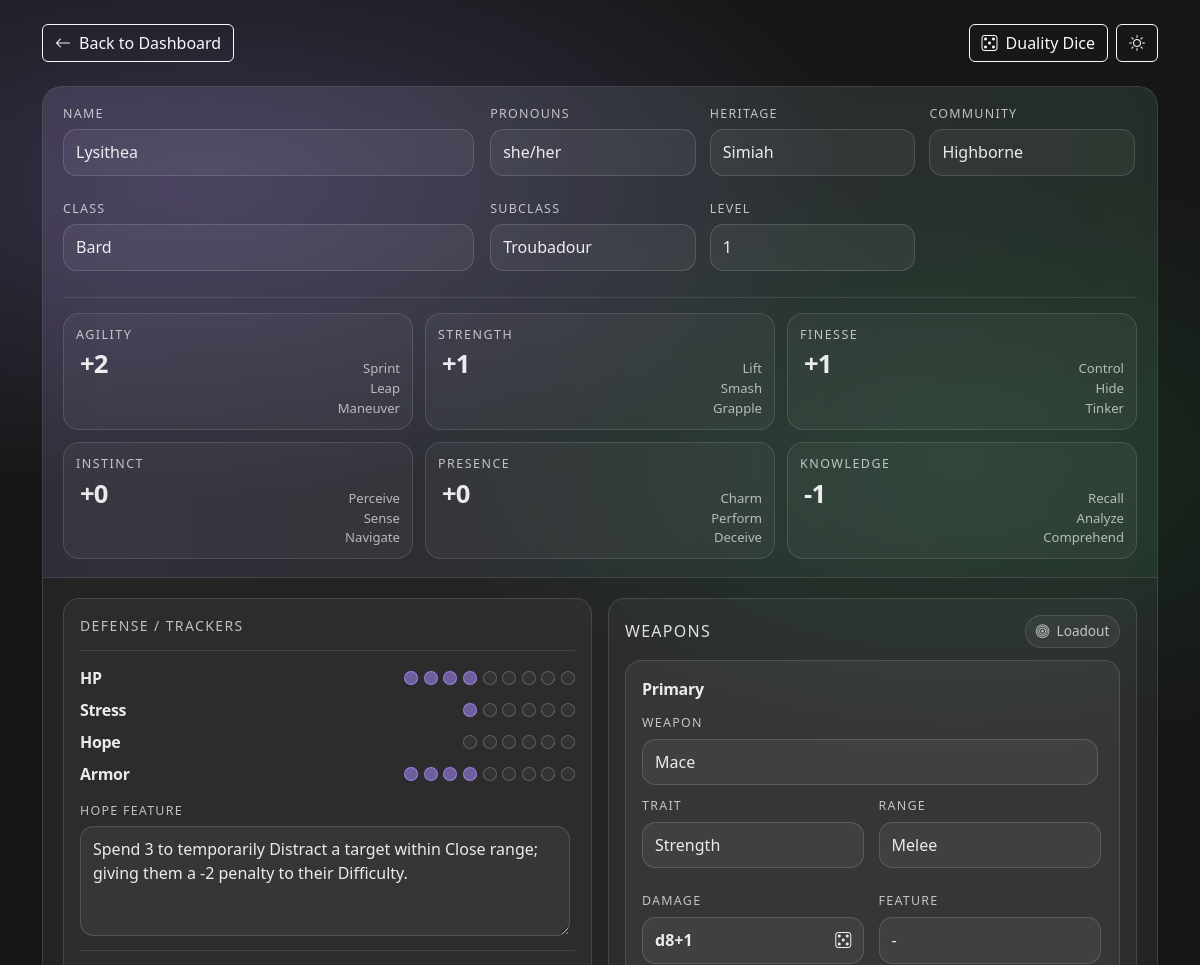
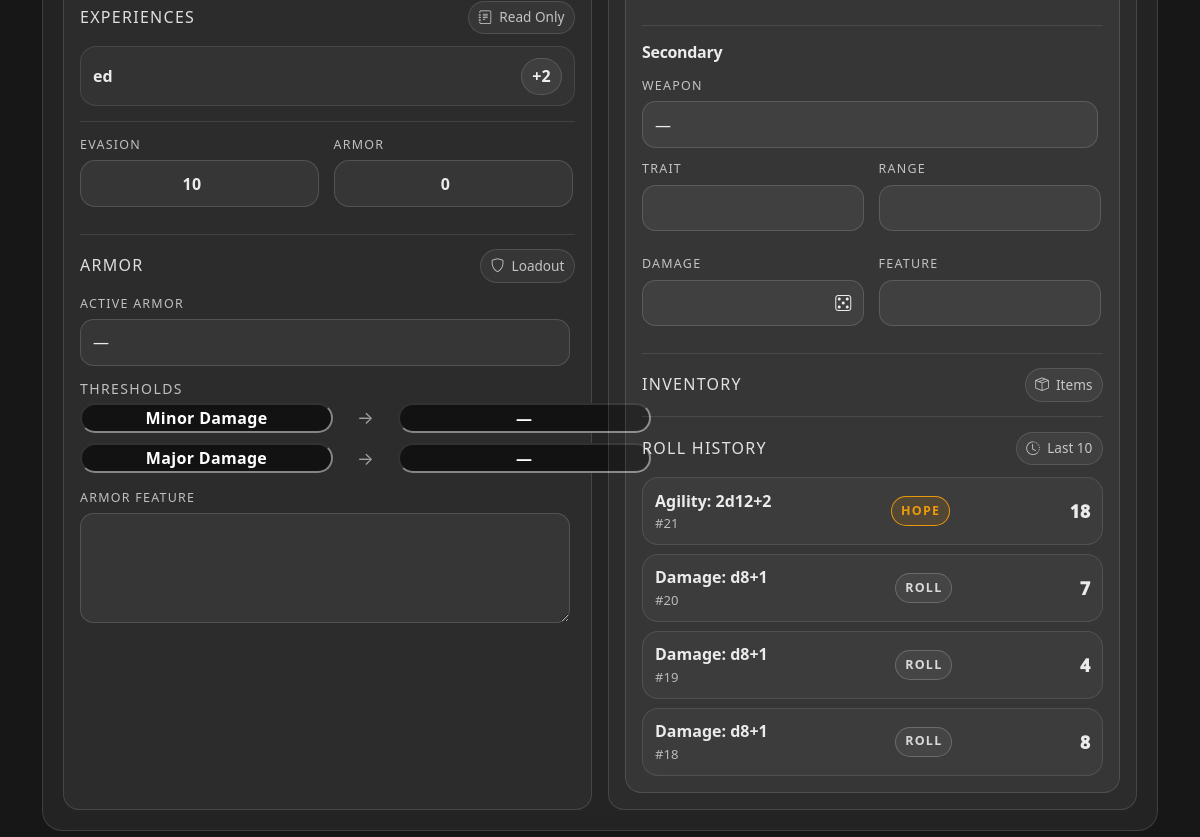
The app's page /CharacterSheet/character_view.php?characterID=5 (signed in) with its own data (2 pictures, top to bottom).
### tables this page shows
CREATE TABLE "character" (
	"characterID"	INTEGER NOT NULL,
	"userID"	INTEGER NOT NULL,
	"classID"	INTEGER,
	"subclassID"	INTEGER,
	"heritageID"	INTEGER,
	"communityID"	INTEGER,
	"campaignID"	INTEGER,
	"name"	TEXT NOT NULL,
	"pronouns"	TEXT,
	"evasion"	INTEGER DEFAULT 0,
	"armor"	INTEGER DEFAULT 0,
	"spellcast trait"	TEXT, "Level" INTEGER DEFAULT (1) NOT NULL,
	PRIMARY KEY("characterID" AUTOINCREMENT),
	FOREIGN KEY("campaignID") REFERENCES "campaign"("campaignID") ON UPDATE CASCADE ON DELETE SET NULL,
	FOREIGN KEY("classID") REFERENCES "class"("classID") ON UPDATE CASCADE ON DELETE SET NULL,
	FOREIGN KEY("communityID") REFERENCES "community"("communityID") ON UPDATE CASCADE ON DELETE SET NULL,
	FOREIGN KEY("heritageID") REFERENCES "heritage"("heritageID") ON UPDATE CASCADE ON DELETE SET NULL,
	FOREIGN KEY("subclassID") REFERENCES "subclass"("subclassID") ON UPDATE CASCADE ON DELETE SET NULL,
	FOREIGN KEY("userID") REFERENCES "user"("userID") ON UPDATE CASCADE ON DELETE CASCADE
);

CREATE TABLE "heritage" (
	"heritageID"	INTEGER NOT NULL,
	"name"	TEXT NOT NULL,
	"description"	TEXT,
	PRIMARY KEY("heritageID" AUTOINCREMENT)
);

CREATE TABLE "community" (
	"communityID"	INTEGER NOT NULL,
	"name"	TEXT NOT NULL,
	"description"	TEXT,
	PRIMARY KEY("communityID" AUTOINCREMENT)
);

CREATE TABLE class (
	classID INTEGER,
	name VARCHAR(50),
	starting_evasion_score INTEGER,
	starting_hit_point INTEGER,
	class_item VARCHAR(128),
	description VARCHAR(1024)
);

CREATE TABLE "subclass" (
	"subclassID"	INTEGER NOT NULL,
	"classID"	INTEGER NOT NULL,
	"name"	TEXT NOT NULL,
	"foundation"	TEXT,
	"socialization"	TEXT,
	"mastery"	TEXT,
	"description"	TEXT,
	"spellcast_trait"	TEXT, specialization VARCHAR(50),
	PRIMARY KEY("subclassID" AUTOINCREMENT),
	FOREIGN KEY("classID") REFERENCES "class"("classID") ON UPDATE CASCADE ON DELETE CASCADE
);

CREATE TABLE "character_stats" (
	"statID"	INTEGER NOT NULL,
	"characterID"	INTEGER NOT NULL,
	"Agility"	INTEGER NOT NULL DEFAULT 0,
	"Strength"	INTEGER NOT NULL DEFAULT 0,
	"Finesse"	INTEGER NOT NULL DEFAULT 0,
	"Instinct"	INTEGER NOT NULL DEFAULT 0,
	"Presence"	INTEGER NOT NULL DEFAULT 0,
	"Knowledge"	INTEGER NOT NULL DEFAULT 0,
	"HP"	INTEGER NOT NULL DEFAULT 0,
	"Stress"	INTEGER NOT NULL DEFAULT 0,
	"Hope"	INTEGER NOT NULL DEFAULT 0,
	PRIMARY KEY("statID" AUTOINCREMENT),
	FOREIGN KEY("characterID") REFERENCES "character"("characterID") ON UPDATE CASCADE ON DELETE CASCADE
);

CREATE TABLE "feature" (
	"featureID"	INTEGER NOT NULL,
	"name"	TEXT NOT NULL,
	"classID"	INTEGER,
	"communityID"	INTEGER,
	"heritageID"	INTEGER,
	"hope"	INTEGER NOT NULL DEFAULT 0,
	"description"	TEXT, stress INTEGER DEFAULT (0) NOT NULL,
	PRIMARY KEY("featureID" AUTOINCREMENT),
	FOREIGN KEY("classID") REFERENCES "class"("classID") ON UPDATE CASCADE ON DELETE SET NULL,
	FOREIGN KEY("communityID") REFERENCES "community"("communityID") ON UPDATE CASCADE ON DELETE SET NULL,
	FOREIGN KEY("heritageID") REFERENCES "heritage"("heritageID") ON UPDATE CASCADE ON DELETE SET NULL
);

CREATE TABLE "character_experience" (
	"experienceID"	INTEGER NOT NULL,
	"characterID"	INTEGER NOT NULL,
	"experience"	INTEGER NOT NULL DEFAULT 0,
	"mod"	INTEGER NOT NULL DEFAULT 0,
	PRIMARY KEY("experienceID" AUTOINCREMENT),
	FOREIGN KEY("characterID") REFERENCES "character"("characterID") ON UPDATE CASCADE ON DELETE CASCADE
);

CREATE TABLE "character_weapon" (
	"sortID"	INTEGER NOT NULL,
	"characterID"	INTEGER NOT NULL,
	"weaponID"	INTEGER NOT NULL,
	"primary"	INTEGER NOT NULL DEFAULT 0 CHECK("primary" IN (0, 1)),
	PRIMARY KEY("sortID" AUTOINCREMENT),
	FOREIGN KEY("characterID") REFERENCES "character"("characterID") ON UPDATE CASCADE ON DELETE CASCADE,
	FOREIGN KEY("weaponID") REFERENCES "weapon"("weaponID") ON UPDATE CASCADE ON DELETE RESTRICT
);

CREATE TABLE "weapon" (
	"weaponID"	INTEGER NOT NULL,
	"name"	TEXT NOT NULL,
	"trait"	TEXT,
	"range"	TEXT,
	"damage"	TEXT,
	"burden"	INTEGER DEFAULT 0,
	"feature"	TEXT, magic INTEGER DEFAULT (0) NOT NULL, "primary" INTEGER DEFAULT (0) NOT NULL, damage_type VARCHAR(50),
	PRIMARY KEY("weaponID" AUTOINCREMENT)
);

CREATE TABLE rolls (
  rollID INTEGER PRIMARY KEY AUTOINCREMENT,
  userID INTEGER NOT NULL,
  dice TEXT,
  total INTEGER,
  fear INTEGER,
  characterID INTEGER,
  CONSTRAINT fk_rolls_user
    FOREIGN KEY (userID) REFERENCES "user"(userID)
    ON DELETE CASCADE ON UPDATE CASCADE,
  CONSTRAINT fk_rolls_character
    FOREIGN KEY (characterID) REFERENCES "character"(characterID)
    ON DELETE SET NULL ON UPDATE SET NULL
);

### CharacterSheet/character_view.php (the view, shortened to what the rows shown need)
<?php
$root = dirname(__DIR__);
require_once $root . '/Database/Database.php';
$dbFile = $root . '/Database/Daggerheart.db';
$db = Database::getInstance($dbFile);
if (isset($_SESSION['userID']) && is_numeric($_SESSION['userID'])) {
  $userId = (int)$_SESSION['userID'];
}
function h(?string $v): string {
  return htmlspecialchars((string)$v, ENT_QUOTES | ENT_SUBSTITUTE, 'UTF-8');
}
function get_int_query(string $key, ?int $fallback = null): ?int {
  if (!isset($_GET[$key])) return $fallback;
  $v = filter_var($_GET[$key], FILTER_VALIDATE_INT);
  return ($v === false) ? $fallback : (int)$v;
}
require_once __DIR__ . '/partials/character_view_api.php';
$characterId = get_int_query('characterID', get_int_query('id'));
function format_mod(int $v): string {
  return ($v >= 0 ? '+' : '') . (string)$v;
}
function wv(?array $w, string $key, string $fallback = ''): string {
  return (string)($w[$key] ?? $fallback);
}
function load_hope_feature_description(Database $db, int $classId): string {
  $sql = "
    SELECT description, hope
    FROM feature
    WHERE classID = :cid
      AND hope = 3
    LIMIT 1
  ";
  $row = $db->fetch($sql, [':cid' => $classId]);
  $hope = (int)($row['hope'] ?? 0);
  $desc = (string)($row['description'] ?? '');
  return "Spend {$hope} {$desc}";
}
function load_character_weapon(Database $db, int $characterId, int $primary): ?array {
  return $db->fetch(
    '
      SELECT
        cw.weaponID,
        cw."primary",
        w.name    AS weapon_name,
        w.trait   AS weapon_trait,
        w.range   AS weapon_range,
        w.damage  AS weapon_damage,
        w.feature AS weapon_feature
      FROM character_weapon cw
      JOIN weapon w ON w.weaponID = cw.weaponID
      WHERE cw.characterID = :cid
        AND cw."primary" = :p
      LIMIT 1
    ',
    [':cid' => $characterId, ':p' => $primary]
  );
}
function load_character_experiences(Database $db, int $characterId): array {
  return $db->fetchAll(
    "
      SELECT experienceID, experience, mod
      FROM character_experience
      WHERE characterID = :cid
      ORDER BY experienceID ASC
    ",
    [':cid' => $characterId]
  );
}
function load_roll_history(Database $db, int $userId, int $characterId, int $limit = 10): array {
  return $db->fetchAll(
    "
      SELECT rollID, dice, total, fear
      FROM rolls
      WHERE userID = :uid
        AND characterID = :cid
      ORDER BY rollID DESC
      LIMIT {$limit}
    ",
    [':uid' => $userId, ':cid' => $characterId]
  );
}
$profile = $db->fetch(
  "
    SELECT
      c.characterID,
      c.userID,
      c.name,
      c.pronouns,
      c.classID,
      c.subclassID,
      c.heritageID,
      c.communityID,
      c.armor AS armor_tracker,
      c.Level AS level,
      h.name  AS heritage_name,
      co.name AS community_name,
      cl.name AS class_name,
      sc.name AS subclass_name,
      cl.starting_evasion_score AS starting_evasion_score
    FROM character c
    LEFT JOIN heritage  h  ON h.heritageID   = c.heritageID
    LEFT JOIN community co ON co.communityID = c.communityID
    LEFT JOIN class     cl ON cl.classID     = c.classID
    LEFT JOIN subclass  sc ON sc.subclassID  = c.subclassID
    WHERE c.characterID = :id
    LIMIT 1
  ",
  [':id' => $characterId]
);
$stats = $db->fetch(
  "
    SELECT
      Agility, Strength, Finesse, Instinct, Presence, Knowledge,
      Hope, Stress, HP
    FROM character_stats
    WHERE characterID = :id
    LIMIT 1
  ",
  [':id' => $characterId]
) ?? [
  'Agility' => 0, 'Strength' => 0, 'Finesse' => 0, 'Instinct' => 0, 'Presence' => 0, 'Knowledge' => 0,
  'Hope' => 0, 'Stress' => 0, 'HP' => 0
];
$classId      = (int)($profile['classID'] ?? 0);
$hopeFeatureDesc = load_hope_feature_description($db, $classId);
$evasion = 0;
if (isset($profile['starting_evasion_score']) && is_numeric($profile['starting_evasion_score'])) {
  $evasion = (int)$profile['starting_evasion_score'];
}
$primaryWeapon   = load_character_weapon($db, $characterId, 1);
$experienceRows = load_character_experiences($db, $characterId);
$rollHistory = ($userId !== null)
  ? load_roll_history($db, $userId, $characterId, 10)
  : [];
function render_stat_card(string $bindKey, string $name, int $value, array $tags): void {
?>
  <div class="stat" data-bind-group="stat" data-bind-key="<?= h($bindKey) ?>">
    <div class="value">
      <button type="button"
        class="score-btn roll-stat"
        data-stat="<?= h($name) ?>"
        data-mod="<?= (int)$value ?>"
        title="Roll 2d12 <?= h(format_mod($value)) ?> (Duality Dice)"><?= h(format_mod($value)) ?></button>
      <div class="tags">
        <span><?= h($tags[0] ?? '') ?></span><br />
        <span><?= h($tags[1] ?? '') ?></span><br />
        <span><?= h($tags[2] ?? '') ?></span>
      </div>
    </div>
  </div>
<?php
}
?>
<!doctype html>
<html lang="en" data-bs-theme="dark">
<head>
  <link href="https://cdn.jsdelivr.net/npm/bootstrap@5.3.3/dist/css/bootstrap.min.css" rel="stylesheet" />
  <link rel="stylesheet" href="https://cdn.jsdelivr.net/npm/bootstrap-icons@1.11.3/font/bootstrap-icons.min.css" />
  <link rel="stylesheet" href="/CharacterSheet/assets/character_view.css" />
</head>
<body>
  <main class="container pb-5">
    <section class="glass sheet">
      <div class="sheet-topbar">
        <div class="topbar-grid">
          <div class="field"><label>Name</label><input type="text" value="<?= h((string)($profile['name'] ?? '')) ?>" readonly /></div>
          <div class="field"><label>Pronouns</label><input type="text" value="<?= h((string)($profile['pronouns'] ?? '')) ?>" readonly /></div>
          <div class="field"><label>Heritage</label><input type="text" value="<?= h((string)($profile['heritage_name'] ?? '—')) ?>" readonly /></div>
          <div class="field"><label>Community</label><input type="text" value="<?= h((string)($profile['community_name'] ?? '—')) ?>" readonly /></div>
          <div class="field"><label>Class</label><input type="text" value="<?= h((string)($profile['class_name'] ?? '—')) ?>" readonly /></div>
          <div class="field"><label>Subclass</label><input type="text" value="<?= h((string)($profile['subclass_name'] ?? '—')) ?>" readonly /></div>
          <div class="field"><label>Level</label><input type="number" value="<?= (int)($profile['level'] ?? 1) ?>" readonly /></div>
        </div>
        <div class="stat-grid">
          <?php
          render_stat_card('agility',   'Agility',   (int)($stats['Agility'] ?? 0),   ['Sprint', 'Leap', 'Maneuver']);
          ?>
        </div>
      </div>
      <div class="sheet-grid">
        <div class="row g-3">
          <div class="col-12 col-lg-6">
            <div class="sheet-block">
              <div class="field mt-3">
                <label>Hope Feature</label>
                <textarea readonly id="hopeFeatureText"><?= h($hopeFeatureDesc) ?></textarea>
              </div>
              <?php if (!$experienceRows): ?>
                <div class="inv-empty">No experiences available.</div>
              <?php else: ?>
                <div class="exp-list">
                  <?php foreach ($experienceRows as $r): ?>
                    <?php $m = (int)($r['mod'] ?? 0); ?>
                    <div class="exp-row">
                      <div class="exp-name"><?= h((string)($r['experience'] ?? '')) ?></div>
                      <button type="button" class="exp-mod" title="Modifier (no function yet)">
                        <?= $m >= 0 ? '+' : '' ?><?= $m ?>
                      </button>
                    </div>
                  <?php endforeach; ?>
                </div>
              <?php endif; ?>
              <div class="def-grid">
                <div class="field">
                  <label>Evasion</label>
                  <input class="pill-input" type="number" value="<?= (int)$evasion ?>" readonly />
                </div>
              </div>
            </div>
          </div>
          <div class="col-12 col-lg-6">
            <div class="sheet-block">
              <div class="inner-card">
                <div class="field">
                  <label>Weapon</label>
                  <input type="text" value="<?= h($primaryWeapon ? wv($primaryWeapon, 'weapon_name', '—') : '—') ?>" readonly />
                </div>
                <div class="two-col">
                  <div class="field"><label>Trait</label><input type="text" value="<?= h($primaryWeapon ? wv($primaryWeapon, 'weapon_trait', '') : '') ?>" readonly /></div>
                  <div class="field"><label>Range</label><input type="text" value="<?= h($primaryWeapon ? wv($primaryWeapon, 'weapon_range', '') : '') ?>" readonly /></div>
                  <div class="field">
                    <?php $dmg1 = trim($primaryWeapon ? wv($primaryWeapon, 'weapon_damage', '') : ''); ?>
                    <button type="button" class="dice-btn roll-dice" data-dice="<?= h($dmg1) ?>" <?= $dmg1 === '' ? 'disabled' : '' ?>>
                      <span class="dice-text"><?= h($dmg1) ?></span>
                      <span class="dice-ico"><i class="bi bi-dice-5"></i></span>
                    </button>
                  </div>
                  <div class="field"><label>Feature</label><input type="text" value="<?= h($primaryWeapon ? wv($primaryWeapon, 'weapon_feature', '') : '') ?>" readonly /></div>
                </div>
                <div id="rollHistoryWrap">
                  <?php if (!$rollHistory): ?>
                    <div class="inv-empty">No rolls yet.</div>
                  <?php else: ?>
                    <div class="roll-list" id="rollList">
                      <?php foreach ($rollHistory as $rh): ?>
                        <?php
                        $rid  = (int)($rh['rollID'] ?? 0);
                        $dice = (string)($rh['dice'] ?? '');
                        $tot  = (int)($rh['total'] ?? 0);
                        $fearRaw = $rh['fear'] ?? null;
                        $fear = ($fearRaw === null) ? null : (int)$fearRaw;
                        $cls = ($fear === 1) ? 'fear' : (($fear === 0) ? 'hope' : 'neutral');
                        $label = ($fear === 1) ? 'FEAR' : (($fear === 0) ? 'HOPE' : 'ROLL');
                        ?>
                        <div class="roll-item">
                          <div class="roll-left">
                            <div class="roll-dice" title="<?= h($dice) ?>"><?= h($dice) ?></div>
                            <div class="roll-id">#<?= $rid ?></div>
                          </div>
                          <span class="roll-badge <?= $cls ?>"><?= $label ?></span>
                          <div class="roll-total"><?= $tot ?></div>
                        </div>
                      <?php endforeach; ?>
                    </div>
                  <?php endif; ?>
                </div>
              </div>
            </div>
          </div>
        </div>
      </div>
    </section>
  </main>
</body>
</html>

### records on screen
character: name "Lysithea", pronouns "she/her", heritageID.name "Simiah", communityID.name "Highborne", name "Bard", subclassID.name "Troubadour", Level "1", classID.description "Spend 3 to temporarily Distract a target within Close range; giving them a -2 penalty to their Difficulty.", starting_evasion_score "10"
character_stats: Agility "+2 +1 +1 +0 +0 -1"
character_experience: experience "ed", mod "2"
character_weapon: weaponID.name "Mace", weaponID.trait "Strength", weaponID.range "Melee", weaponID.damage "d8+1", weaponID.feature "-"
rolls: dice "Agility: 2d12+2", rollID "21", fear "HOPE", total "18"
rolls: dice "Damage: d8+1", rollID "20", label "ROLL", total "7"
rolls: dice "Damage: d8+1", rollID "19", label "ROLL", total "4"
rolls: dice "Damage: d8+1", rollID "18", label "ROLL", total "8"

### other values on screen
$name "AGILITY STRENGTH FINESSE INSTINCT PRESENCE KNOWLEDGE"
$tags[0] "Sprint Lift Control Perceive Charm Recall"
$tags[1] "Leap Smash Hide Sense Perform Analyze"
$tags[2] "Maneuver Grapple Tinker Navigate Deceive Comprehend"
